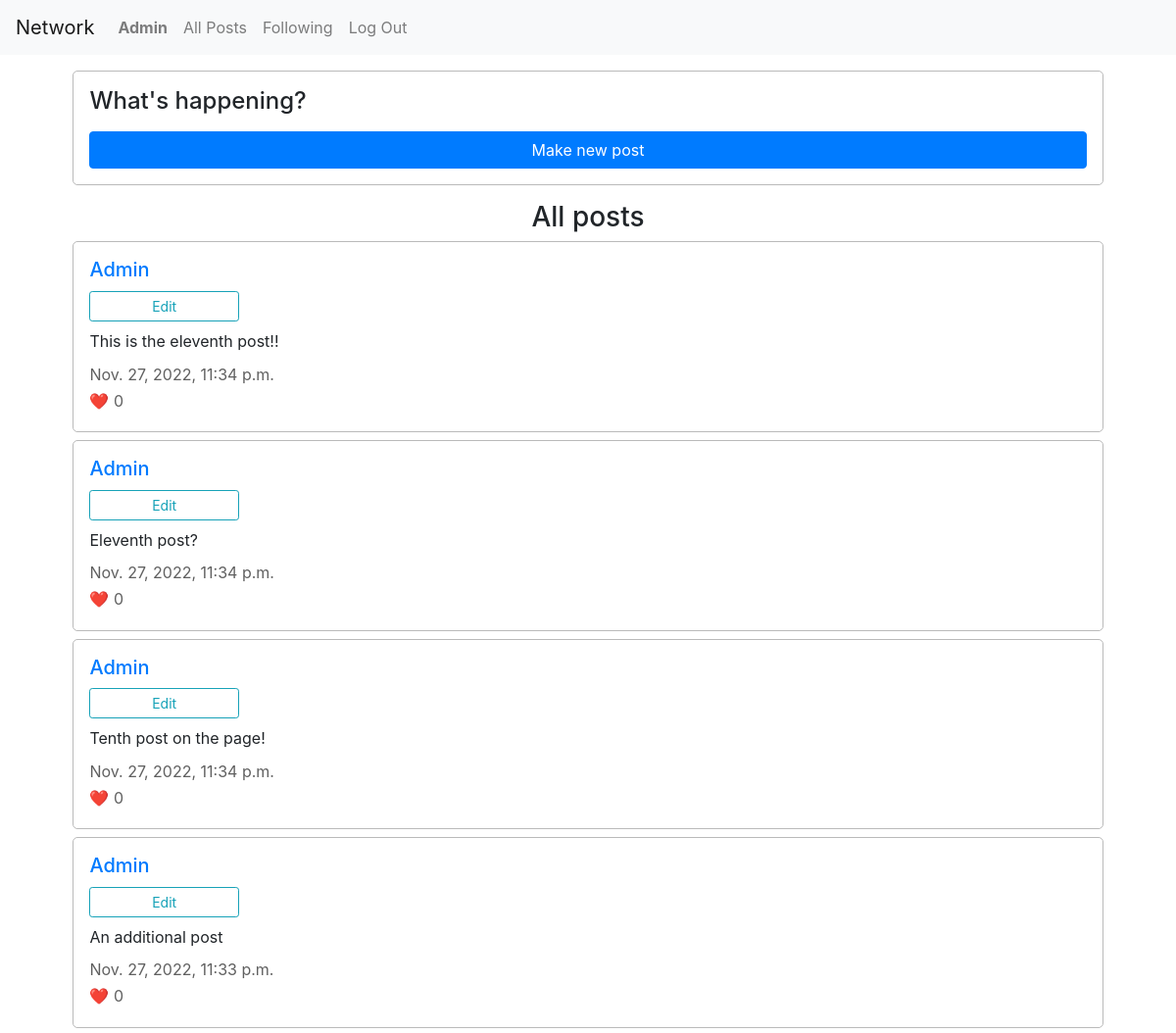
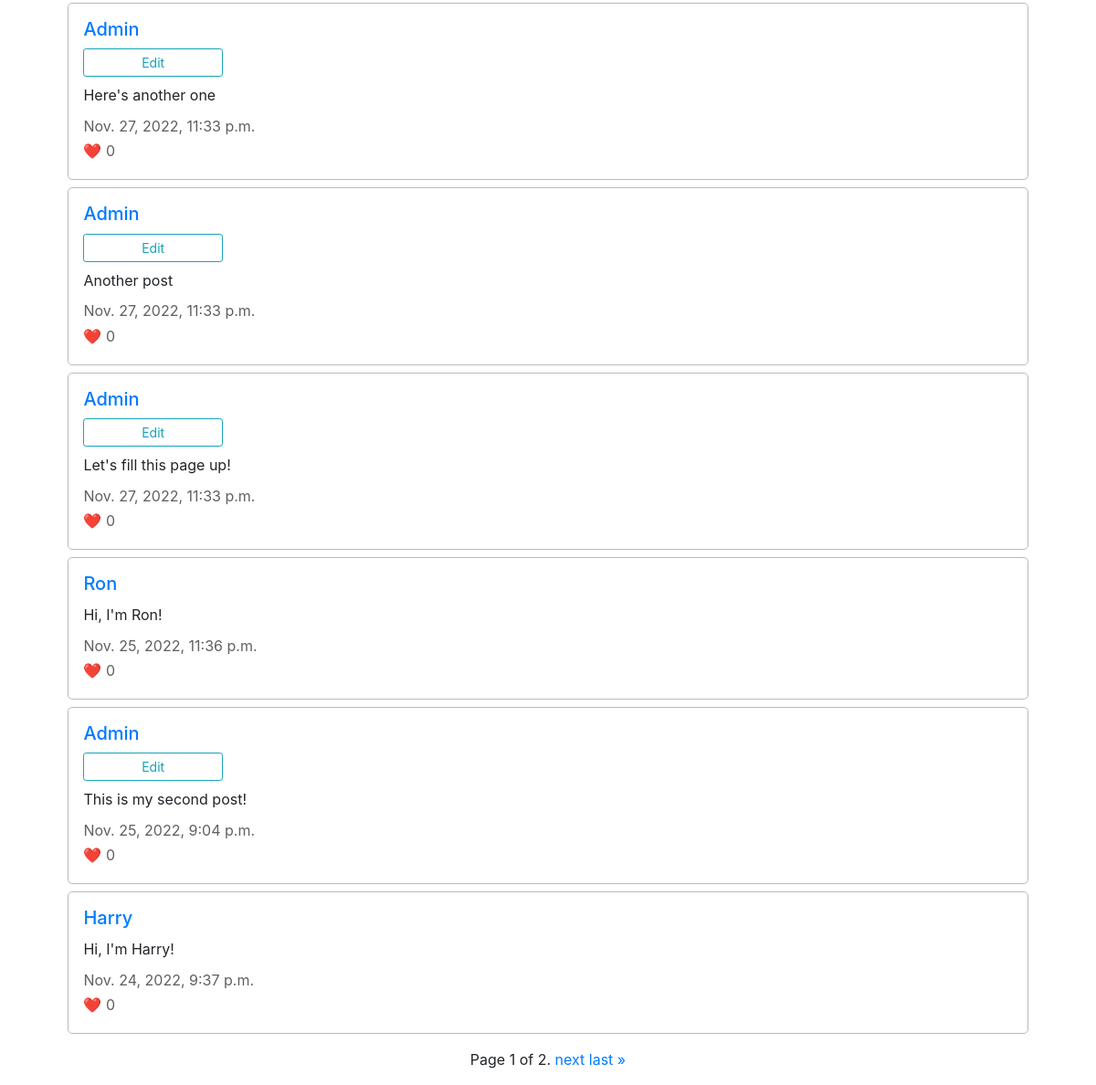
Before: / (signed in) with the older database file (2 pictures, top to bottom).
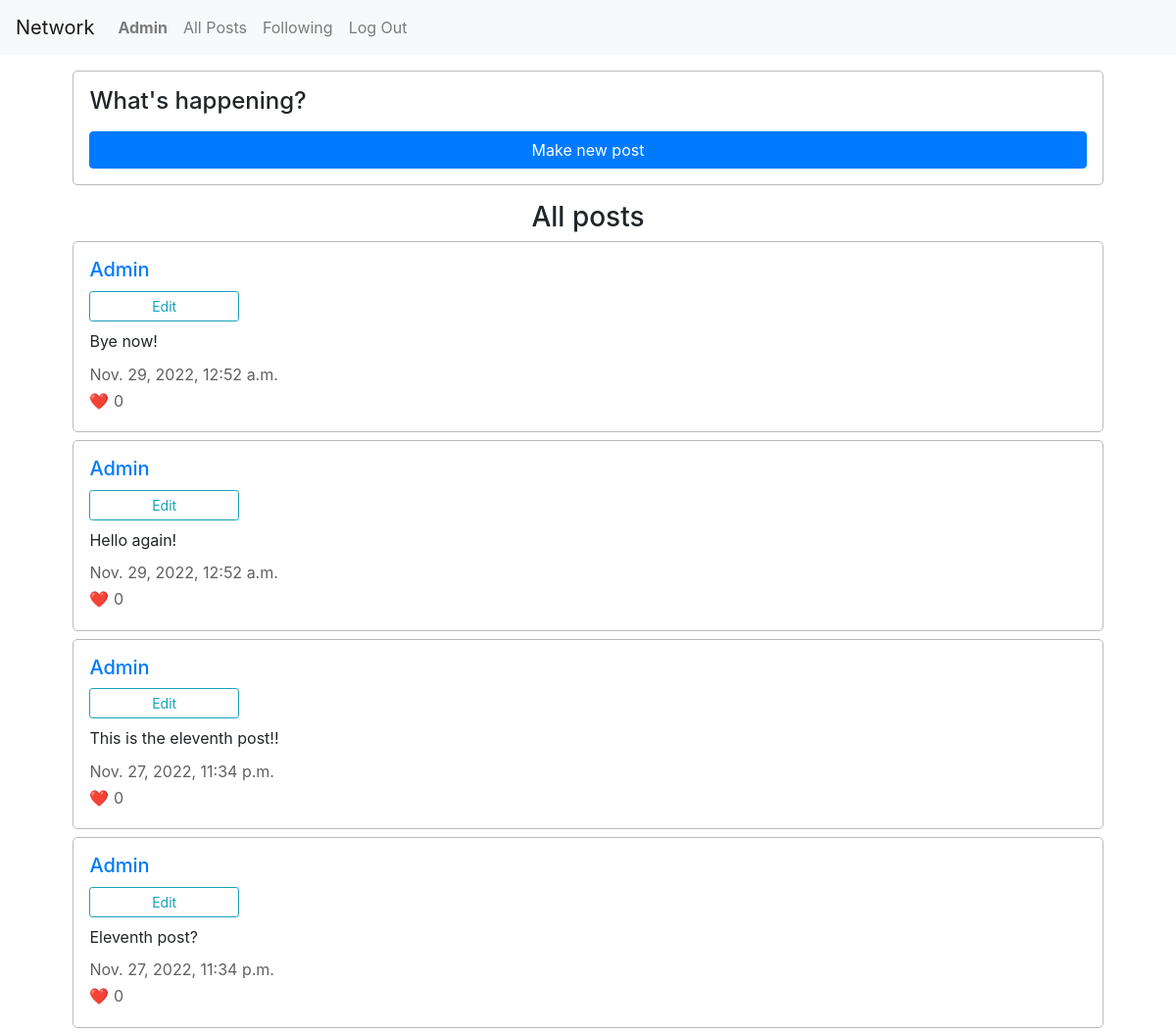
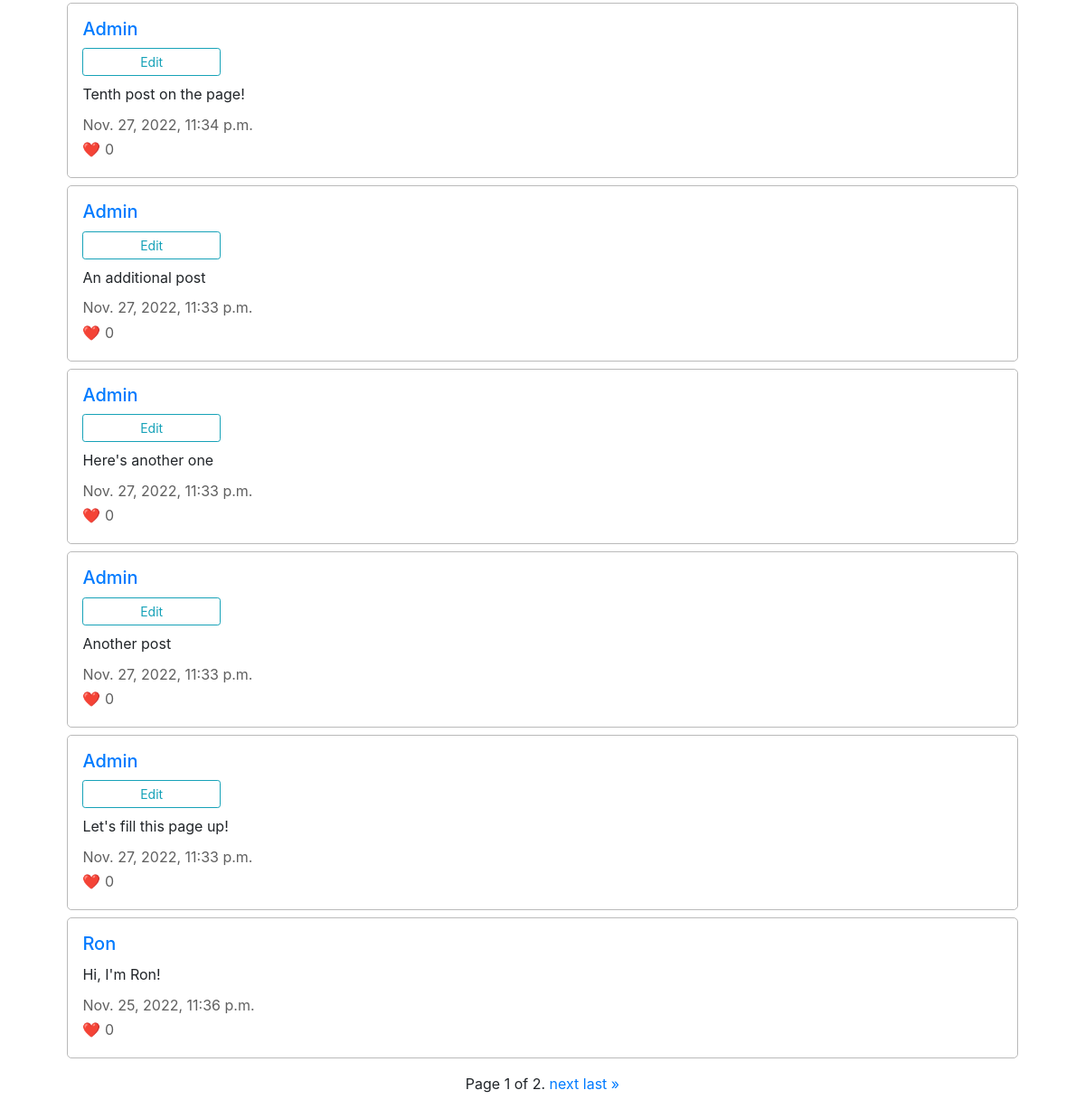
After: the same page with the newer database file (2 pictures, top to bottom).
### network/models.py (models this page shows, shortened)
class Post(models.Model):
    user = models.ForeignKey("User", on_delete=models.CASCADE, related_name ="posts")
    content = models.TextField(max_length=255)
    timestamp = models.DateTimeField(auto_now_add=True)
    likes = models.ManyToManyField("User", blank=True, related_name="liked")

class User(AbstractUser):
    pass

### network/views.py (the view)
# urls.py: path("", views.index, name="index"),
def index(request):
    user = User.objects.get(username=request.user)
    posts = Post.objects.all().order_by('timestamp').reverse()
    paginator = Paginator(posts, 10)
    page_num = request.GET.get('page')
    page_obj = paginator.get_page(page_num)
    return render(request, "network/index.html", {
        "page_obj": page_obj,
        "user": user,
    })

### network/templates/network/index.html (shortened to what this page needs)
{% extends "network/layout.html" %}
{% load static %}
{% block body %}
    {% if user.is_authenticated %}
        <div class="compose-section">
            <form action={% url 'compose' %} method = "GET">
                <h4>What's happening?</h4>
                <input type="submit" value="Make new post" class="btn btn-primary btn-block"></input>
            </form>
        </div>
    {% endif %}
    <div class="all-posts">
        <h3>All posts</h3>
        {% for post in page_obj %}
            <div class="section" id="{{ post.id }}">
                <h5><a href="{% url 'user' post.user %}">{{ post.user }}</a></h5>
                {% if user.username == post.user.username %}
                    <div>
                        <button class="edit-btn {{ post.id }} btn btn-outline-info btn-sm">Edit</button>
                    </div>
                {% endif %}
                <p class="post-content" id="post-content-{{ post.id }}">{{ post.content }}</p>
                <p class="grey">{{ post.timestamp }}</p>
                <p class="grey">&#10084;&#65039; {{ post.likes.all.count }}</p>
            </div>
        {% endfor %}
    </div>
    <div class="pagination">
        <span class="step-links">
            <span class="current">
                Page {{ page_obj.number }} of {{ page_obj.paginator.num_pages }}.
            </span>
            {% if page_obj.has_next %}
                <a href="?page={{ page_obj.next_page_number }}">next</a>
                <a href="?page={{ page_obj.paginator.num_pages }}">last &raquo;</a>
            {% endif %}
        </span>
    </div>
{% endblock %}

Changed rows visible on the page:
no longer on this page (row unchanged): Post: user "Admin", content "This is my second post!", timestamp "Nov. 25, 2022, 9:04 p.m.", likes.all.count "0"
no longer on this page (row unchanged): Post: user "Harry", content "Hi, I'm Harry!", timestamp "Nov. 24, 2022, 9:37 p.m.", likes.all.count "0"
added Post: user "Admin", content "Bye now!", timestamp "Nov. 29, 2022, 12:52 a.m.", likes.all.count "0"
added Post: user "Admin", content "Hello again!", timestamp "Nov. 29, 2022, 12:52 a.m.", likes.all.count "0"
